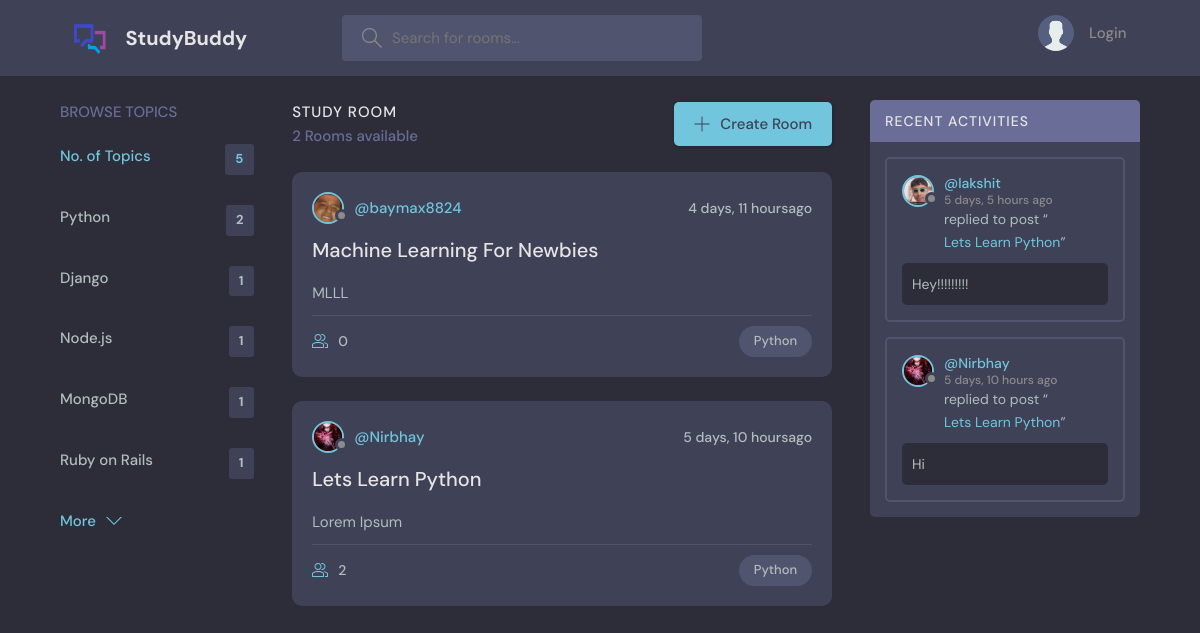
Page /?q=Python on the committed database.
### base/models.py (models this page shows, shortened)
class Topic(models.Model):
    name = models.CharField(max_length=200)

class Room(models.Model):
    host = models.ForeignKey(User, on_delete=models.SET_NULL,null=True)
    topic = models.ForeignKey(Topic, on_delete=models.SET_NULL,null=True)
    name = models.CharField(max_length=200)
    description= models.TextField(null=True, blank=True)
    participants= models.ManyToManyField(User,related_name='participants', blank =True)
    updated = models.DateTimeField(auto_now=True)
    created = models.DateTimeField(auto_now_add=True)
    class Meta:
        ordering=['-updated','-created']

class User(AbstractUser):
    name = models.CharField(max_length=200,null=True)
    email = models.EmailField(unique=True,null=True)
    bio= models.TextField(null=True)
    avatar = models.ImageField(null=True,default="avatar.svg")
    USERNAME_FIELD='email'
    REQUIRED_FIELDS = []

class Message(models.Model):
    user = models.ForeignKey(User, on_delete=models.CASCADE)
    room = models.ForeignKey(Room, on_delete=models.CASCADE)
    body = models.TextField()
    updated = models.DateTimeField(auto_now=True)
    created = models.DateTimeField(auto_now_add=True)
    class Meta:
        ordering=['-updated','-created']

### base/views.py (the view)
# urls.py: path('',views.home,name="homepage"),
def home(request):
    query = request.GET.get('q') if request.GET.get('q') != None else ''
    rooms=Room.objects.filter(
        Q(topic__name__icontains=query) |
        Q(name__icontains=query) |
        Q(description__icontains=query)
        )
    topics = Topic.objects.all()[0:5]
    room_messages = Message.objects.filter(Q(room__topic__name__icontains=query))
    context={'rooms':rooms, 'topics': topics, 'room_messages':room_messages}
    return render(request,'base/home.html',context)

### base/templates/base/home.html (shortened to what this page needs)
{% extends 'main.html' %}
{% block content %}
<main class="layout layout--3">
  <div class="container">
    {% include 'base/topics_components.html' %}
    <div class="roomList">
      <div class="roomList__header">
        <div>
          <h2>Study Room</h2>
          <p>{{rooms.count}} Rooms available</p>
        </div>
        <a class="btn btn--main" href="{% url 'create-room' %}">
          <svg
            version="1.1"
            xmlns="http://www.w3.org/2000/svg"
            width="32"
            height="32"
            viewBox="0 0 32 32"
          >
            <title>add</title>
            <path
              d="M16.943 0.943h-1.885v14.115h-14.115v1.885h14.115v14.115h1.885v-14.115h14.115v-1.885h-14.115v-14.115z"
            ></path>
          </svg>
          Create Room
        </a>
      </div>
      {% include 'base/feed_component.html' %}
    </div>
    {% include 'base/activity_component.html'%}
  </div>
</main>
{% endblock content%}

### base/templates/base/topics_components.html
<div class="topics">
    <div class="topics__header">
      <h2>Browse Topics</h2>
    </div>
    <ul class="topics__list">
      <li>
        <a href="{% url 'homepage' %}" class="active">No. of Topics <span>{{topics.count}}</span></a>
      </li>
      {% for topic in topics %}
      <li>
        <a href="{% url 'homepage' %}?q={{topic.name}}">{{topic.name}} <span>{{topic.room_set.all.count}}</span></a>
      </li>
    {% endfor %}
    </ul>
    <a class="btn btn--link" href="{% url 'topics' %}">
      More
      <svg
        version="1.1"
        xmlns="http://www.w3.org/2000/svg"
        width="32"
        height="32"
        viewBox="0 0 32 32"
      >
        <title>chevron-down</title>
        <path d="M16 21l-13-13h-3l16 16 16-16h-3l-13 13z"></path>
      </svg>
    </a>
  </div>

### base/templates/base/feed_component.html (shortened to what this page needs)
{% load static %}
{% for room in rooms %}
<div class="roomListRoom">
    <div class="roomListRoom__header">
      <a href="{% url 'user-profile' room.host.id %}" class="roomListRoom__author">
        <div class="avatar avatar--small">
          <img src={{room.host.avatar.url}} alt="User_logo"/>
        </div>
        <span>@{{room.host.username}}</span>
      </a>
      <div class="roomListRoom__actions">
        <span>{{room.created|timesince}}ago</span>
      </div>
    </div>
    <div class="roomListRoom__content">
      <a href="{% url 'room' room.id %}">{{room.name}}</a>
      <p>
        {{room.description}}
      </p>
    </div>
    <div class="roomListRoom__meta">
      <a href="{% url 'room' room.id %}" class="roomListRoom__joined">
        {{room.participants.count}}
      </a>
      <p class="roomListRoom__topic">{{room.topic.name}}</p>
    </div>
  </div>
  {% endfor %}

### base/templates/base/activity_component.html (shortened to what this page needs)
{% load static %}
<div class="activities">
    <div class="activities__header">
      <h2>Recent Activities</h2>
    </div>
    {% for message in room_messages %}
    <div class="activities__box">
      <div class="activities__boxHeader roomListRoom__header">
        <a href="{% url 'user-profile' message.user.id %}" class="roomListRoom__author">
          <div class="avatar avatar--small">
            <img src={{message.user.avatar.url}}/>
          </div>
          <p>
            @{{message.user.username}}
            <span>{{message.created|timesince}} ago</span>
          </p>
        </a>
      </div>
      <div class="activities__boxContent">
        <p>
          replied to post “<a href="{% url 'room' message.room.id %}">{{message.room.name}}</a
          >”
        </p>
        <div class="activities__boxRoomContent">
          {{message.body}}
        </div>
      </div>
    </div>
    {% endfor %}
  </div>

### rows in the picture
Topic: name "Python", room_set.all.count "2"
Topic: name "Django", room_set.all.count "1"
Topic: name "Node.js", room_set.all.count "1"
Topic: name "MongoDB", room_set.all.count "1"
Topic: name "Ruby on Rails", room_set.all.count "1"
Room: host.avatar (picture), host.username "baymax8824", created "4 days, 11 hours", name "Machine Learning For Newbies", description "MLLL", participants.count "0", topic.name "Python"
Room: host.avatar (picture), host.username "Nirbhay", created "5 days, 10 hours", name "Lets Learn Python", description "Lorem Ipsum", participants.count "2", topic.name "Python"
Message: user.avatar (picture), user.username "lakshit", created "5 days, 5 hours", room.name "Lets Learn Python", body "Hey!!!!!!!!!"
Message: user.avatar (picture), user.username "Nirbhay", created "5 days, 10 hours", room.name "Lets Learn Python", body "Hi"

### other values in the picture
{{ topics.count }} "5"
{{ rooms.count }} "2"
